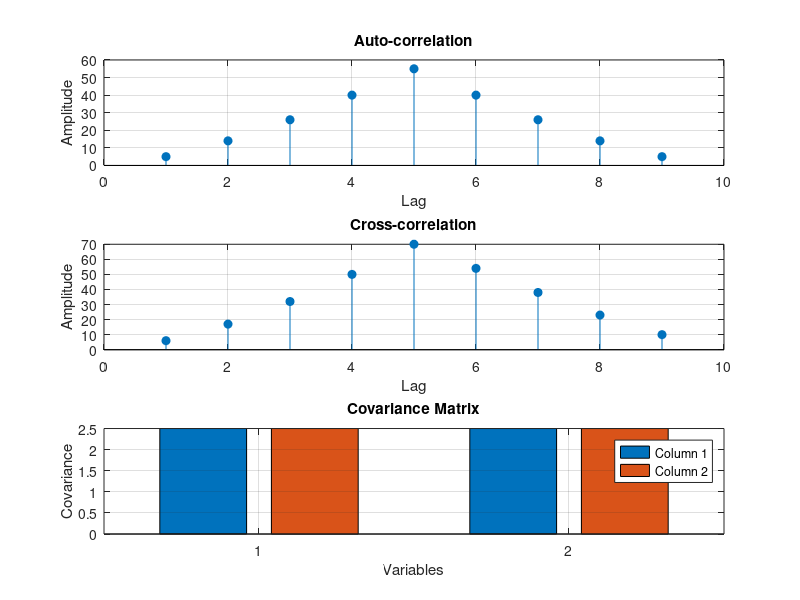

Write the MATLAB code that produced this figure.
clc;
clear;
close all;

% Input Signals
x = [1 2 3 4 5];
y = [2 3 4 5 6];

%% Auto-correlation
Rxx = xcorr(x);

%% Cross-correlation
Rxy = xcorr(x,y);

%% Covariance
C = cov(x,y);

%% Display Results
disp('Auto-correlation:')
disp(Rxx)

disp('Cross-correlation:')
disp(Rxy)

disp('Covariance Matrix:')
disp(C)

%% Plotting
figure;

subplot(3,1,1)
stem(Rxx,'filled')
grid on
title('Auto-correlation')
xlabel('Lag')
ylabel('Amplitude')

subplot(3,1,2)
stem(Rxy,'filled')
grid on
title('Cross-correlation')
xlabel('Lag')
ylabel('Amplitude')

subplot(3,1,3)
bar(C)
grid on
title('Covariance Matrix')
xlabel('Variables')
ylabel('Covariance')
legend('Column 1','Column 2')
